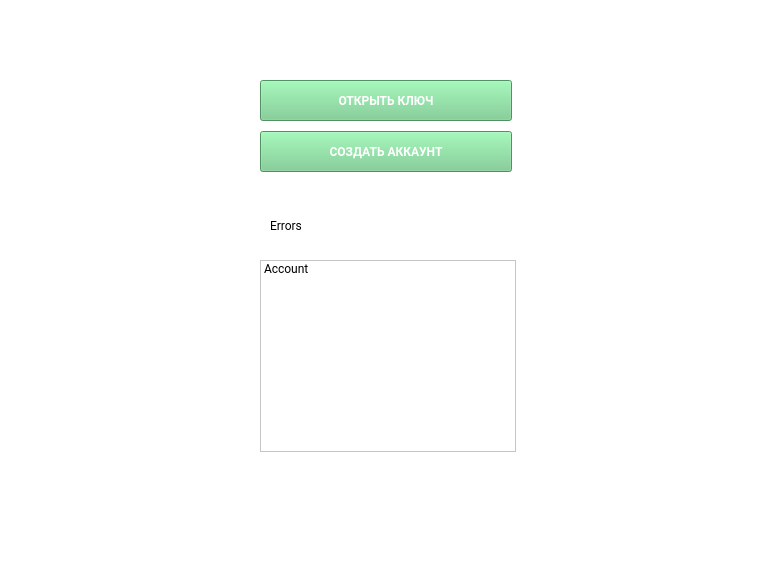
<?xml version="1.0" encoding="UTF-8"?>
<ui version="4.0">
 <class>Frame</class>
 <widget class="QFrame" name="Frame">
  <property name="geometry">
   <rect>
    <x>0</x>
    <y>0</y>
    <width>782</width>
    <height>585</height>
   </rect>
  </property>
  <property name="windowTitle">
   <string>Frame</string>
  </property>
  <property name="styleSheet">
   <string notr="true">background-color: rgb(255, 255, 255);</string>
  </property>
  <widget class="QWidget" name="gridLayoutWidget">
   <property name="geometry">
    <rect>
     <x>260</x>
     <y>80</y>
     <width>252</width>
     <height>94</height>
    </rect>
   </property>
   <layout class="QVBoxLayout" name="verticalLayout">
    <property name="spacing">
     <number>10</number>
    </property>
    <item>
     <widget class="QPushButton" name="openKeyButton">
      <property name="minimumSize">
       <size>
        <width>250</width>
        <height>41</height>
       </size>
      </property>
      <property name="font">
       <font>
        <family>Roboto</family>
        <pointsize>9</pointsize>
        <weight>75</weight>
        <bold>true</bold>
        <strikeout>false</strikeout>
       </font>
      </property>
      <property name="styleSheet">
       <string notr="true">background-color: rgb(114, 203, 139);
color: rgb(255, 255, 255);</string>
      </property>
      <property name="text">
       <string>ОТКРЫТЬ КЛЮЧ</string>
      </property>
     </widget>
    </item>
    <item>
     <widget class="QPushButton" name="createAccountButton">
      <property name="minimumSize">
       <size>
        <width>250</width>
        <height>41</height>
       </size>
      </property>
      <property name="font">
       <font>
        <family>Roboto</family>
        <pointsize>9</pointsize>
        <weight>75</weight>
        <bold>true</bold>
        <strikeout>false</strikeout>
       </font>
      </property>
      <property name="styleSheet">
       <string notr="true">background-color: rgb(114, 203, 139);
color: rgb(255, 255, 255);</string>
      </property>
      <property name="text">
       <string>СОЗДАТЬ АККАУНТ</string>
      </property>
     </widget>
    </item>
   </layout>
  </widget>
  <widget class="QLabel" name="label">
   <property name="geometry">
    <rect>
     <x>270</x>
     <y>210</y>
     <width>241</width>
     <height>31</height>
    </rect>
   </property>
   <property name="font">
    <font>
     <family>Roboto</family>
     <pointsize>9</pointsize>
    </font>
   </property>
   <property name="text">
    <string>Errors</string>
   </property>
  </widget>
  <widget class="QListWidget" name="listWidget">
   <property name="geometry">
    <rect>
     <x>260</x>
     <y>260</y>
     <width>256</width>
     <height>192</height>
    </rect>
   </property>
   <property name="styleSheet">
    <string notr="true">border-color: rgb(255, 255, 255);
outline: none;</string>
   </property>
   <item>
    <property name="text">
     <string>Account</string>
    </property>
    <property name="font">
     <font>
      <family>Roboto</family>
      <pointsize>9</pointsize>
     </font>
    </property>
    <property name="background">
     <brush brushstyle="NoBrush">
      <color alpha="255">
       <red>25</red>
       <green>117</green>
       <blue>150</blue>
      </color>
     </brush>
    </property>
    <property name="foreground">
     <brush brushstyle="NoBrush">
      <color alpha="255">
       <red>25</red>
       <green>117</green>
       <blue>150</blue>
      </color>
     </brush>
    </property>
   </item>
  </widget>
 </widget>
 <resources/>
 <connections/>
</ui>
